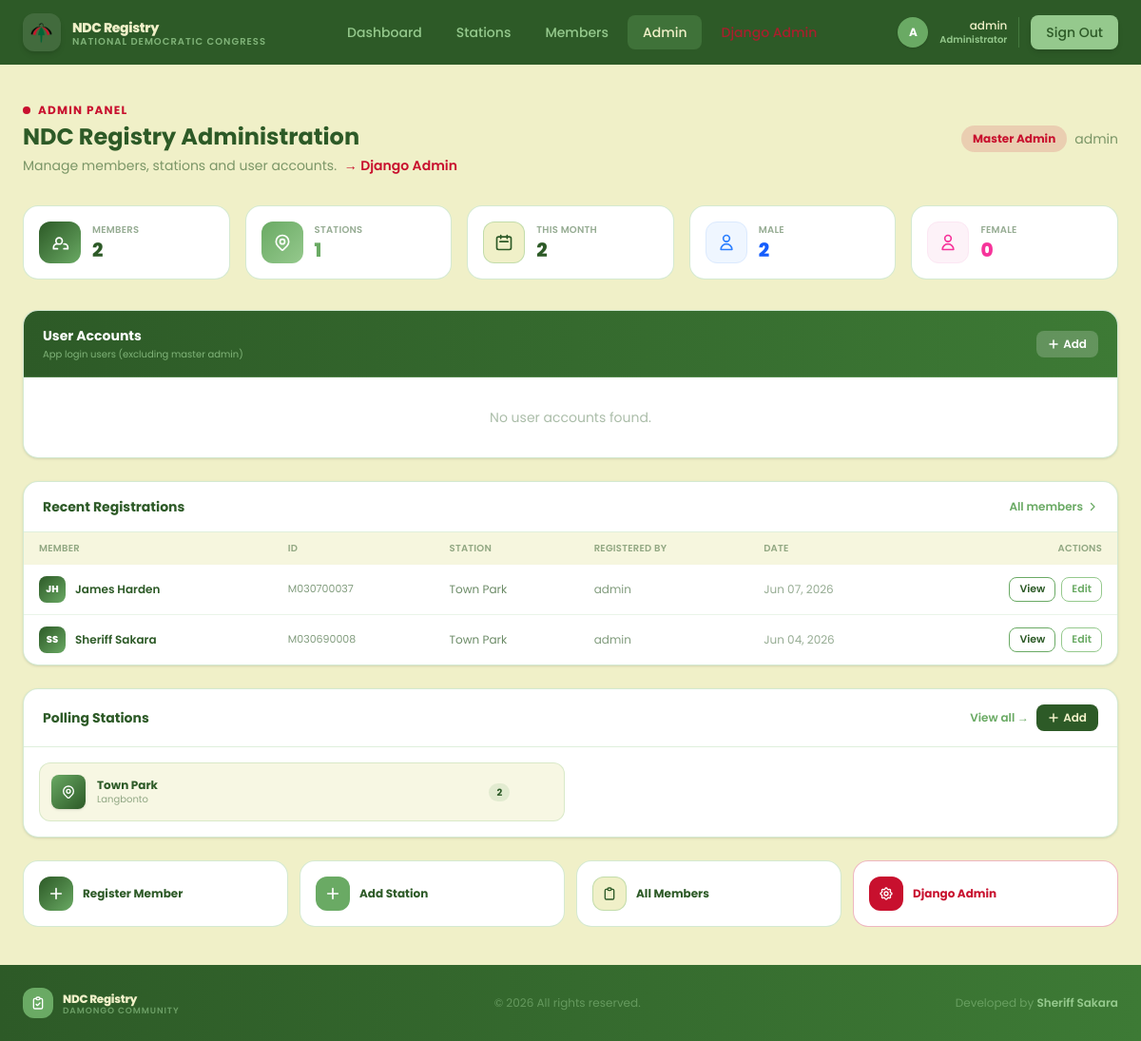
The page /admin-panel/ (signed in) on the database as committed earlier.
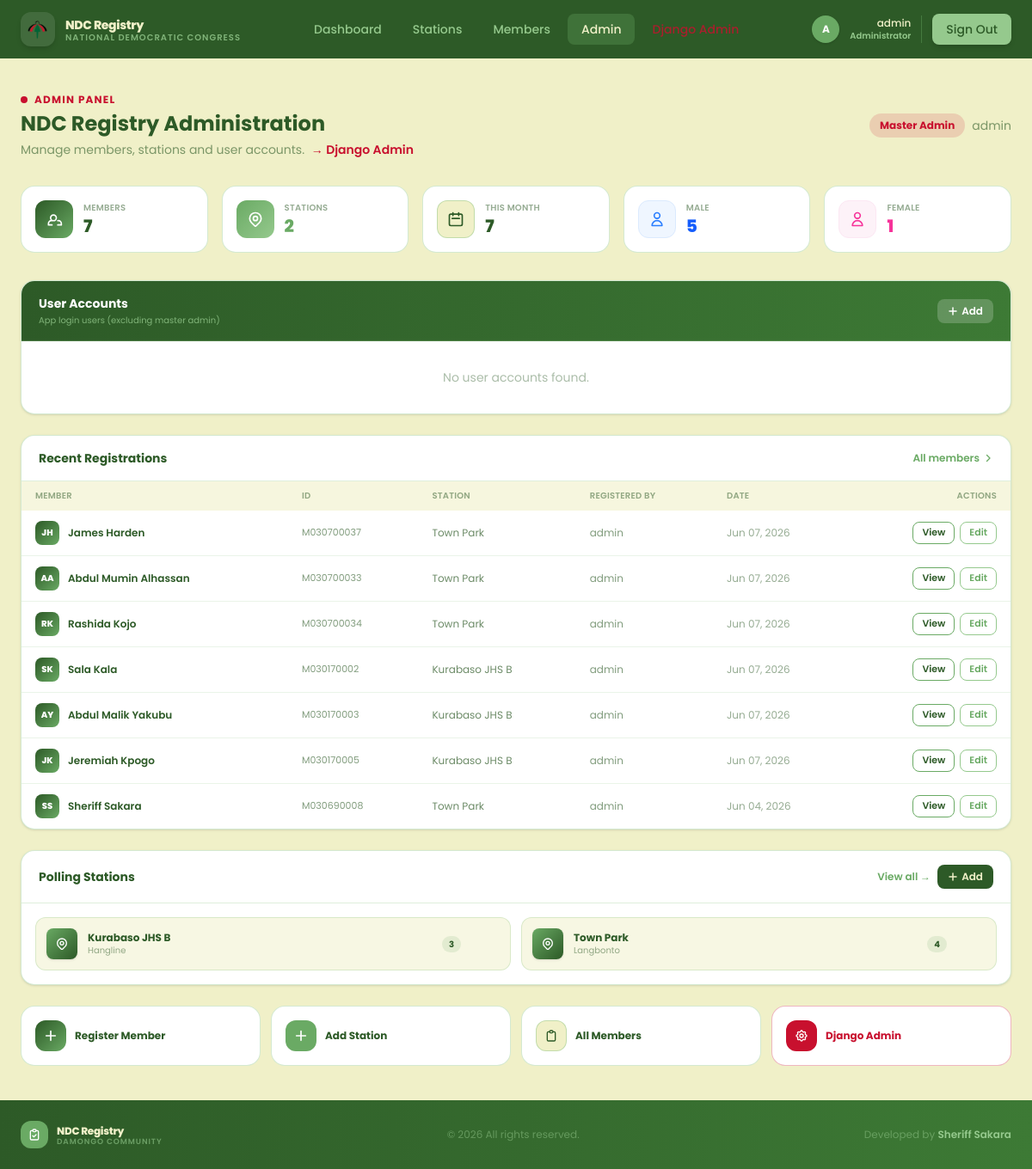
The same page on the database as committed later.
### core/models.py (models this page shows, shortened)
class PartyMember(models.Model):
    GENDER_CHOICES = [
        ('M', 'Male'),
        ('F', 'Female'),
    ]
    member_id = models.CharField(
        max_length=10,
        unique=True,
        editable=True,
        validators=[validate_member_id])
    first_name = models.CharField(max_length=50)
    middle_name = models.CharField(max_length=50, blank=True)
    last_name = models.CharField(max_length=50)
    gender = models.CharField(max_length=1, choices=GENDER_CHOICES, blank=True)
    date_of_birth = models.DateField(null=True, blank=True)
    phone = models.CharField(max_length=10, blank=True, validators=[validation_phone_no])
    occupation = models.CharField(max_length=100, blank=True)
    address = models.CharField(max_length=200, blank=True)
    ghana_card_id = models.CharField(
        max_length=15,
        blank=True,
        verbose_name='Ghana Card',
        validators=[validation_ghana_card]
        )
    voters_id = models.CharField(
        max_length=10,
        blank=True,
        unique=True,
        verbose_name='Voters ID',
        validators=[validation_voter_id]
        )
    polling_station = models.ForeignKey(
        PollingStation,
        on_delete=models.SET_NULL,
        null=True,
        related_name='members'
    )
    date_registered = models.DateField(default=timezone.now)
    registered_by = models.ForeignKey(
        User,
        on_delete=models.SET_NULL,
        null=True,
        blank=True,
        related_name='registered_members'
    )
    class Meta:
        ordering = ['-date_registered', 'last_name']

class PollingStation(models.Model):
    name = models.CharField(max_length=100)
    location = models.CharField(max_length=200, blank=True)
    constituency = models.CharField(max_length=100, blank=True)
    description = models.TextField(blank=True)
    created_at = models.DateTimeField(auto_now_add=True)
    class Meta:
        ordering = ['name']
    @property
    def member_count(self):
        return self.members.count()

### core/views.py (the view)
# urls.py: path('admin-panel/', views.admin_dashboard_view, name='admin_dashboard'),
@login_required
def admin_dashboard_view(request):
    if not request.user.is_staff:
        messages.error(request, 'You do not have permission to access the admin panel.')
        return redirect('home')
    now = timezone.now()
    total_members    = PartyMember.objects.count()
    total_stations   = PollingStation.objects.count()
    new_this_month   = PartyMember.objects.filter(
        date_registered__year=now.year,
        date_registered__month=now.month,
    ).count()
    male_count       = PartyMember.objects.filter(gender='M').count()
    female_count     = PartyMember.objects.filter(gender='F').count()
    from django.contrib.auth.models import User
    users = User.objects.filter(is_superuser=False).order_by('-date_joined')
    recent_members = (
        PartyMember.objects
        .select_related('polling_station', 'registered_by')
        .order_by('-date_registered')[:10]
    )
    stations = PollingStation.objects.all()
    return render(request, 'core/admin_dashboard.html', {
        'total_members':  total_members,
        'total_stations': total_stations,
        'new_this_month': new_this_month,
        'male_count':     male_count,
        'female_count':   female_count,
        'users':          users,
        'recent_members': recent_members,
        'stations':       stations,
    })

### templates/core/admin_dashboard.html (shortened to what the changed rows need)
{% extends "core/base.html" %}
{% block content %}
<div class="max-w-7xl mx-auto px-6 py-10">
    <div class="flex flex-col sm:flex-row sm:items-center justify-between gap-4 mb-8 animate-fade-up">
        <div>
            <h1 class="text-2xl font-bold text-[#2d5a27]">NDC Registry Administration</h1>
        </div>
    </div>
    <div class="grid grid-cols-2 lg:grid-cols-5 gap-4 mb-8">
        <div class="bg-white rounded-2xl border border-[#95c98d]/40 p-4 flex items-center gap-3 card-hover animate-fade-up delay-100">
            <div>
                <p class="text-[10px] text-[#2d5a27]/50 font-semibold uppercase tracking-wide">Members</p>
                <p class="text-xl font-extrabold text-[#2d5a27]">{{ total_members }}</p>
            </div>
        </div>
        <div class="bg-white rounded-2xl border border-[#95c98d]/40 p-4 flex items-center gap-3 card-hover animate-fade-up delay-150">
            <div>
                <p class="text-[10px] text-[#2d5a27]/50 font-semibold uppercase tracking-wide">Stations</p>
                <p class="text-xl font-extrabold text-[#6aaa64]">{{ total_stations }}</p>
            </div>
        </div>
        <div class="bg-white rounded-2xl border border-[#95c98d]/40 p-4 flex items-center gap-3 card-hover animate-fade-up delay-200">
            <div>
                <p class="text-[10px] text-[#2d5a27]/50 font-semibold uppercase tracking-wide">This Month</p>
                <p class="text-xl font-extrabold text-[#2d5a27]">{{ new_this_month }}</p>
            </div>
        </div>
        <div class="bg-white rounded-2xl border border-[#95c98d]/40 p-4 flex items-center gap-3 card-hover animate-fade-up delay-250">
            <div>
                <p class="text-[10px] text-[#2d5a27]/50 font-semibold uppercase tracking-wide">Male</p>
                <p class="text-xl font-extrabold text-blue-600">{{ male_count }}</p>
            </div>
        </div>
        <div class="bg-white rounded-2xl border border-[#95c98d]/40 p-4 flex items-center gap-3 card-hover animate-fade-up delay-300">
            <div>
                <p class="text-[10px] text-[#2d5a27]/50 font-semibold uppercase tracking-wide">Female</p>
                <p class="text-xl font-extrabold text-pink-500">{{ female_count }}</p>
            </div>
        </div>
    </div>
    <div class="grid grid-cols-1 xl:grid-cols-3 gap-6">
        <div class="xl:col-span-1 bg-white rounded-2xl border border-[#95c98d]/40 shadow-sm overflow-hidden animate-fade-up delay-200">
            <div class="flex items-center justify-between px-5 py-4 border-b border-[#95c98d]/30 bg-gradient-to-r from-[#2d5a27] to-[#3d7a35]">
                <div>
                    <h2 class="text-sm font-bold text-white">User Accounts</h2>
                </div>
            </div>
        </div>
        <div class="xl:col-span-2 flex flex-col gap-6">
            <div class="bg-white rounded-2xl border border-[#95c98d]/40 shadow-sm overflow-hidden animate-fade-up delay-300">
                <div class="flex items-center justify-between px-5 py-4 border-b border-[#95c98d]/30">
                    <h2 class="text-sm font-bold text-[#2d5a27]">Recent Registrations</h2>
                </div>
                <div class="overflow-x-auto">
                    <table class="w-full text-sm">
                        <thead>
                            <tr class="bg-[#f0f0c8]/60 text-[10px] text-[#2d5a27]/50 uppercase tracking-wide">
                                <th class="px-4 py-2.5 text-left font-semibold">Member</th>
                                <th class="px-4 py-2.5 text-left font-semibold hidden sm:table-cell">ID</th>
                                <th class="px-4 py-2.5 text-left font-semibold hidden md:table-cell">Station</th>
                                <th class="px-4 py-2.5 text-left font-semibold hidden lg:table-cell">Registered By</th>
                                <th class="px-4 py-2.5 text-left font-semibold">Date</th>
                                <th class="px-4 py-2.5 text-right font-semibold">Actions</th>
                            </tr>
                        </thead>
                        <tbody class="divide-y divide-[#95c98d]/20">
                            {% for member in recent_members %}
                            <tr class="hover:bg-[#f0f0c8]/40 transition-colors">
                                <td class="px-4 py-3">
                                    <div class="flex items-center gap-2.5">
                                        <div class="w-7 h-7 rounded-lg bg-gradient-to-br from-[#2d5a27] to-[#6aaa64]
                                                    flex items-center justify-center shrink-0">
                                            <span class="text-[10px] font-extrabold text-white">{{ member.first_name.0|upper }}{{ member.last_name.0|upper }}</span>
                                        </div>
                                        <span class="font-semibold text-[#2d5a27] text-xs">{{ member.first_name }} {{ member.last_name }}</span>
                                    </div>
                                </td>
                                <td class="px-4 py-3 hidden sm:table-cell font-mono text-[11px] text-[#2d5a27]/60">{{ member.member_id }}</td>
                                <td class="px-4 py-3 hidden md:table-cell text-xs text-[#2d5a27]/70">{{ member.polling_station.name|default:"—" }}</td>
                                <td class="px-4 py-3 hidden lg:table-cell text-xs text-[#2d5a27]/60">{{ member.registered_by.get_full_name|default:member.registered_by.username|default:"—" }}</td>
                                <td class="px-4 py-3 text-xs text-[#2d5a27]/50">{{ member.date_registered|date:"M d, Y" }}</td>
                                <td class="px-4 py-3 text-right">
                                    <div class="flex items-center justify-end gap-1.5">
                                        <a href="{% url 'member_detail' member.pk %}"
                                           class="px-2.5 py-1 text-[11px] font-semibold text-[#2d5a27] border border-[#6aaa64]
                                                  rounded-lg hover:bg-[#2d5a27] hover:text-[#f0f0c8] transition-all">
                                            View
                                        </a>
                                        <a href="{% url 'member_edit' member.pk %}"
                                           class="px-2.5 py-1 text-[11px] font-semibold text-[#6aaa64] border border-[#95c98d]
                                                  rounded-lg hover:bg-[#6aaa64] hover:text-white transition-all">
                                            Edit
                                        </a>
                                    </div>
                                </td>
                            </tr>
                            {% empty %}
                            <tr>
                                <td colspan="6" class="px-4 py-10 text-center text-sm text-[#2d5a27]/40">No members registered yet.</td>
                            </tr>
                            {% endfor %}
                        </tbody>
                    </table>
                </div>
            </div>
            <div class="bg-white rounded-2xl border border-[#95c98d]/40 shadow-sm overflow-hidden animate-fade-up delay-400">
                <div class="flex items-center justify-between px-5 py-4 border-b border-[#95c98d]/30">
                    <h2 class="text-sm font-bold text-[#2d5a27]">Polling Stations</h2>
                </div>
                <div class="grid grid-cols-1 sm:grid-cols-2 gap-3 p-4">
                    {% for station in stations %}
                    <div class="flex items-center justify-between p-3 rounded-xl bg-[#f0f0c8]/50 border border-[#95c98d]/30
                                hover:border-[#6aaa64]/50 hover:shadow-sm transition-all group">
                        <div class="flex items-center gap-3">
                            <div class="w-9 h-9 rounded-lg bg-gradient-to-br from-[#6aaa64] to-[#2d5a27]
                                        flex items-center justify-center shrink-0 shadow-sm">
                            </div>
                            <div>
                                <p class="text-xs font-bold text-[#2d5a27] leading-tight">{{ station.name }}</p>
                                <p class="text-[10px] text-[#2d5a27]/50">{{ station.location|default:"—" }}</p>
                            </div>
                        </div>
                        <div class="flex items-center gap-2">
                            <span class="px-2 py-0.5 rounded-full bg-[#6aaa64]/15 text-[#2d5a27] text-[10px] font-bold">
                                {{ station.member_count }}
                            </span>
                        </div>
                    </div>
                    {% empty %}
                    <div class="col-span-2 py-8 text-center text-sm text-[#2d5a27]/40">No stations added yet.</div>
                    {% endfor %}
                </div>
            </div>
        </div>
    </div>
</div>
{% endblock content %}

Rows that differ between the two databases and show on the page:
added PartyMember: first_name.0 "A", last_name.0 "A", first_name "Abdul Mumin", last_name "Alhassan", member_id "M030700033", polling_station.name "Town Park", registered_by.get_full_name "admin", date_registered "Jun 07, 2026"
added PartyMember: first_name.0 "R", last_name.0 "K", first_name "Rashida", last_name "Kojo", member_id "M030700034", polling_station.name "Town Park", registered_by.get_full_name "admin", date_registered "Jun 07, 2026"
added PartyMember: first_name.0 "S", last_name.0 "K", first_name "Sala", last_name "Kala", member_id "M030170002", polling_station.name "Kurabaso JHS B", registered_by.get_full_name "admin", date_registered "Jun 07, 2026"
added PartyMember: first_name.0 "A", last_name.0 "Y", first_name "Abdul Malik", last_name "Yakubu", member_id "M030170003", polling_station.name "Kurabaso JHS B", registered_by.get_full_name "admin", date_registered "Jun 07, 2026"
added PartyMember: first_name.0 "J", last_name.0 "K", first_name "Jeremiah", last_name "Kpogo", member_id "M030170005", polling_station.name "Kurabaso JHS B", registered_by.get_full_name "admin", date_registered "Jun 07, 2026"
added PollingStation: name "Kurabaso JHS B", location "Hangline", member_count "3"
computed for PollingStation "Town Park": member_count "2" → "4"
Other text that changed with them:
{{ total_members }}: "2" → "7"
{{ total_stations }}: "1" → "2"
{{ new_this_month }}: "2" → "7"
{{ male_count }}: "2" → "5"
{{ female_count }}: "0" → "1"
